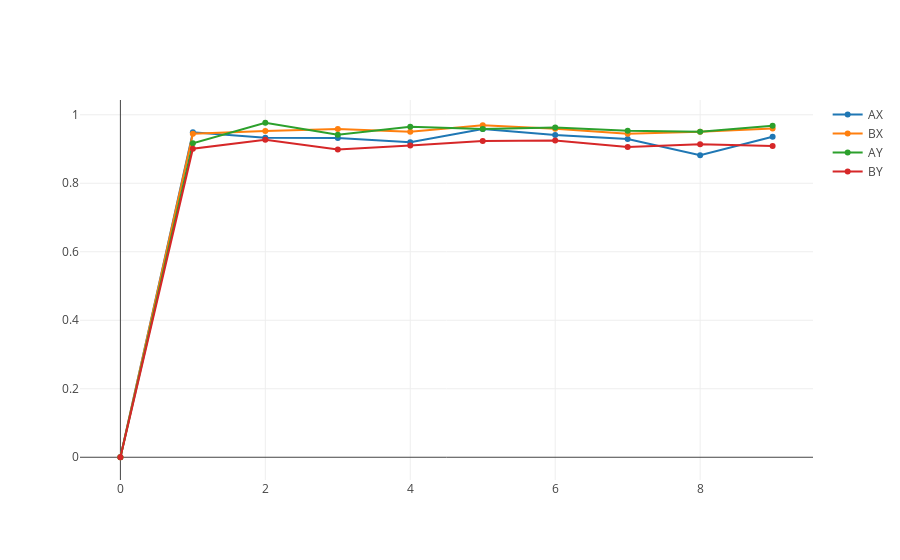

Notebook code cell kept with this figure:
### Code cell
TD(10000,.4,.9,.8,.1,0,0)
# (num trials, learning rate, discount factor, lambda, temperature, decay factor, decay time steps)

### Figure 1 — Plotly figure (JSON) as saved in the notebook; plotly's stock layout.template omitted (floating-point values rounded to 4 significant figures)
{"data": [{"name": "AX", "type": "scatter", "x": [0, 1, 2, 3, 4, 5, 6, 7, 8, 9], "y": [0, 0.9487, 0.933, 0.9322, 0.9199, 0.9586, 0.9411, 0.929, 0.8821, 0.9358]}, {"name": "BX", "type": "scatter", "x": [0, 1, 2, 3, 4, 5, 6, 7, 8, 9], "y": [0, 0.9446, 0.953, 0.9585, 0.9504, 0.9691, 0.9589, 0.9443, 0.9507, 0.9598]}, {"name": "AY", "type": "scatter", "x": [0, 1, 2, 3, 4, 5, 6, 7, 8, 9], "y": [0, 0.9166, 0.9767, 0.9418, 0.9648, 0.9582, 0.9628, 0.9535, 0.9507, 0.9679]}, {"name": "BY", "type": "scatter", "x": [0, 1, 2, 3, 4, 5, 6, 7, 8, 9], "y": [0, 0.9009, 0.9268, 0.8989, 0.91, 0.9237, 0.9249, 0.906, 0.9139, 0.9087]}], "layout": {}}
